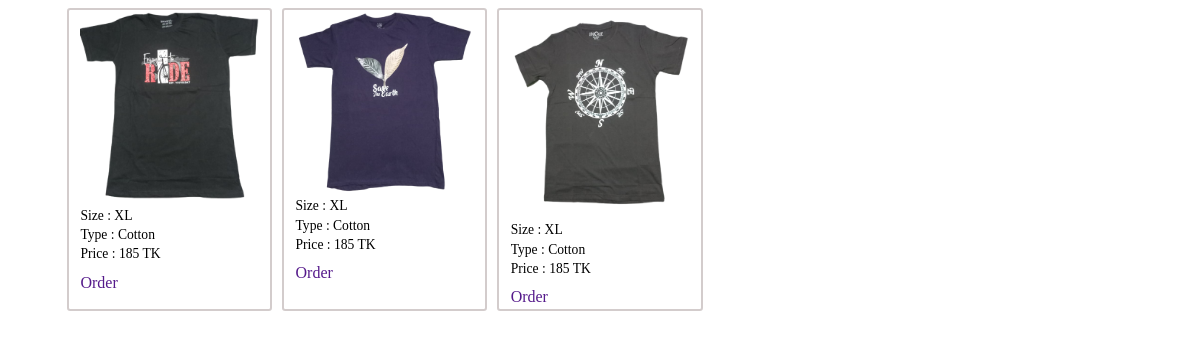
Page /customer/shop_product.php?id=5 (signed in) on the committed database.
### tables this page shows
CREATE TABLE `product` (
  `no` int(11) NOT NULL,
  `nmae` varchar(100) DEFAULT NULL,
  `category` varchar(100) DEFAULT NULL,
  `img` varchar(100) DEFAULT NULL,
  `price` varchar(100) DEFAULT NULL,
  `place` varchar(100) DEFAULT NULL,
  `shop` varchar(100) DEFAULT NULL,
  `id` int(100) DEFAULT NULL,
  `title` varchar(256) DEFAULT NULL
);

### customer/shop_product.php (the view, shortened to what this page needs)
<?php
$id=$_GET['id'];
include('../dbcon.php');
?>
<!DOCTYPE html>
<html>
<head>
</head>
<body>
<section>
  <div class="mul">
      <?php
$run="select * from product where id=$id";
$ran=mysqli_query($link,$run);
while($row=mysqli_fetch_array($ran)){
  ?>
  <div class="pro-txt">
      <img src="images/<?php echo $row['img']; ?>">
    <h2 class="lair0">Size : XL</h2>
    <h2 class="lair1">Type : Cotton</h2>
    <h2 class="lair">Price : <?php echo $row['price']; ?></h2>
    <a  href="">Order</a>
   </div>
 <?php
  }
  ?>
   </div>
</section>
</body>
</html>

### customer/shop_product.php (style rules this page uses)
.mul { width: 90%; margin: 0 auto; display: grid; grid-template-columns: repeat(2, 1fr); grid-gap: 10px; }
.mul div { border: 2px solid #d3cccc; border-radius: .2rem; }
.pro-txt img { width: 100%; cursor: pointer; }
.pro-txt { border: 2px solid ##e3e3e3; padding: 0.7rem; padding-top: 0.1rem; padding-bottom: 0.2rem; }
.pro-txt .lair0 { font-size: .85rem; font-weight: 400; margin-top: .1rem; }
.pro-txt .lair1 { font-size: .85rem; font-weight: 400; margin-top: -0.5rem; }
.pro-txt .lair { font-size: .85rem; font-weight: 400; margin-top: -0.5rem; }
.pro-txt a { text-decoration: none; }
@media (min-width: 600px) { .mul { grid-template-columns: repeat(3, 1fr); } }
@media (min-width: 700px) { .mul { grid-template-columns: repeat(4, 1fr); } }
@media (min-width: 850px) { .mul { grid-template-columns: repeat(4, 1fr); } }
@media (min-width: 1027px) { .mul { grid-template-columns: repeat(5, 1fr); } }
@media (min-width: 1100px) { .mul { grid-template-columns: repeat(5, 1fr); } }

### rows in the picture
product: img (picture), price "185 TK"
product: img (picture), price "185 TK"
product: img (picture), price "185 TK"
